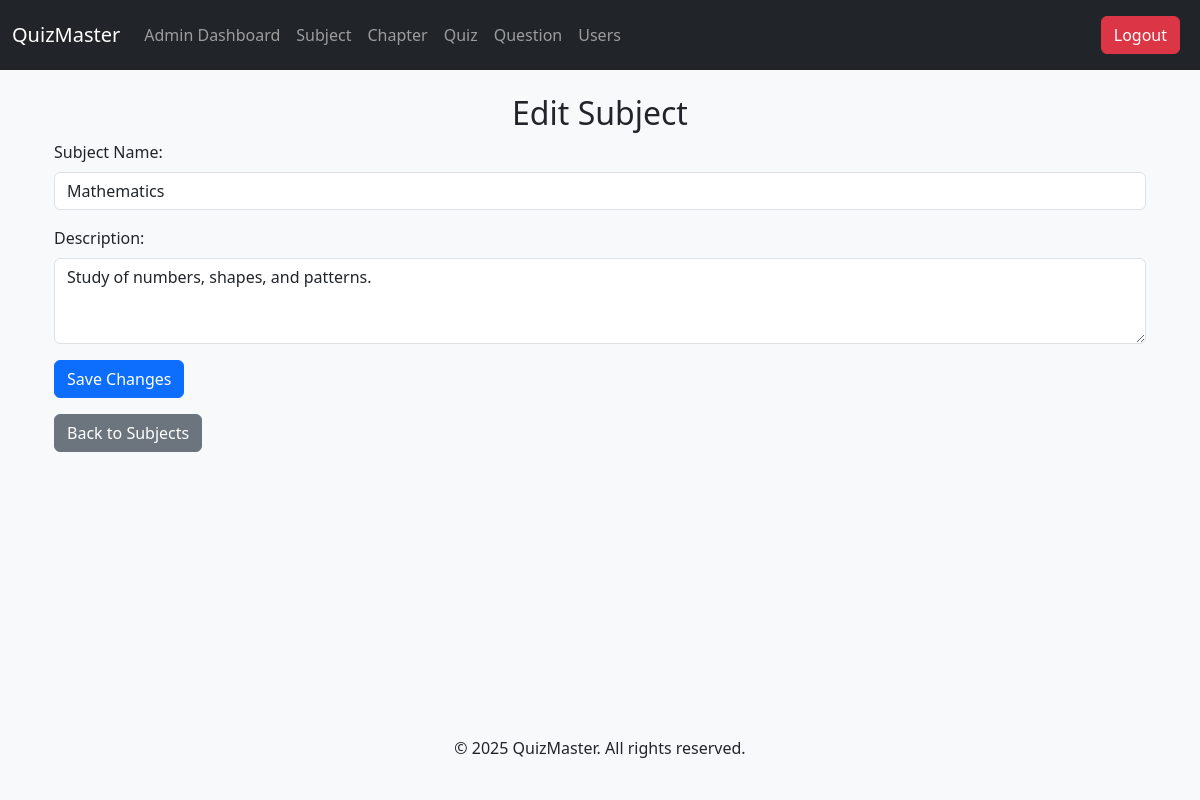
The app's page /admin/edit-subject/1 (signed in) with its own data.
### tables this page shows
CREATE TABLE subjects (
            id INTEGER PRIMARY KEY AUTOINCREMENT,
            name TEXT NOT NULL,
            description TEXT,
            additional_fields TEXT
        );

### app.py (the view, shortened to what this page needs)
@app.route('/admin/edit-subject/<int:subject_id>', methods=['GET', 'POST'])
@admin_required
def edit_subject(subject_id):
    conn = sqlite3.connect('database.db')
    cursor = conn.cursor()
    cursor.execute("SELECT * FROM subjects WHERE id=?", (subject_id,))
    subject = cursor.fetchone()  # Fetch the single subject
    conn.close()
    return render_template('edit_subject.html', subject=subject)

### app.py (called while the page is built)
@login_manager.user_loader
def load_user(user_id):
    conn = sqlite3.connect('database.db')
    cursor = conn.cursor()
    cursor.execute("SELECT id, username, role FROM users WHERE id=?", (user_id,))
    user = cursor.fetchone()
    conn.close()
    if user:
        return User(user[0], user[1], user[2])
    return None

def admin_required(f):
    @wraps(f)
    def decorated_function(*args, **kwargs):
        if 'role' not in session or session['role'] != 'admin':
            return redirect(url_for('home'))  # Redirect to home if not admin
        return f(*args, **kwargs)
    return decorated_function

### templates/edit_subject.html (shortened to what this page needs)
{% extends "base.html" %}
{% block content %}
<div class="container">
    <h2 class="text-center">Edit Subject</h2>
    <form method="POST" action="/admin/edit-subject/{{ subject[0] }}">
        <div class="mb-3">
            <label for="name" class="form-label">Subject Name:</label>
            <input type="text" class="form-control" id="name" name="name" value="{{ subject[1] }}" required placeholder="Enter subject name">
        </div>
        <div class="mb-3">
            <label for="description" class="form-label">Description:</label>
            <textarea class="form-control" id="description" name="description" rows="3" placeholder="Enter subject description">{{ subject[2] }}</textarea>
        </div>
        <button type="submit" class="btn btn-primary">Save Changes</button>
    </form>
    <a href="/admin/subject" class="btn btn-secondary mt-3">Back to Subjects</a>
</div>
{% endblock %}

### templates/base.html (style rules this page uses)
html, body { height: 100%; }
body { display: flex; flex-direction: column; }

### records on screen
subjects: name "Mathematics", description "Study of numbers, shapes, and patterns."
